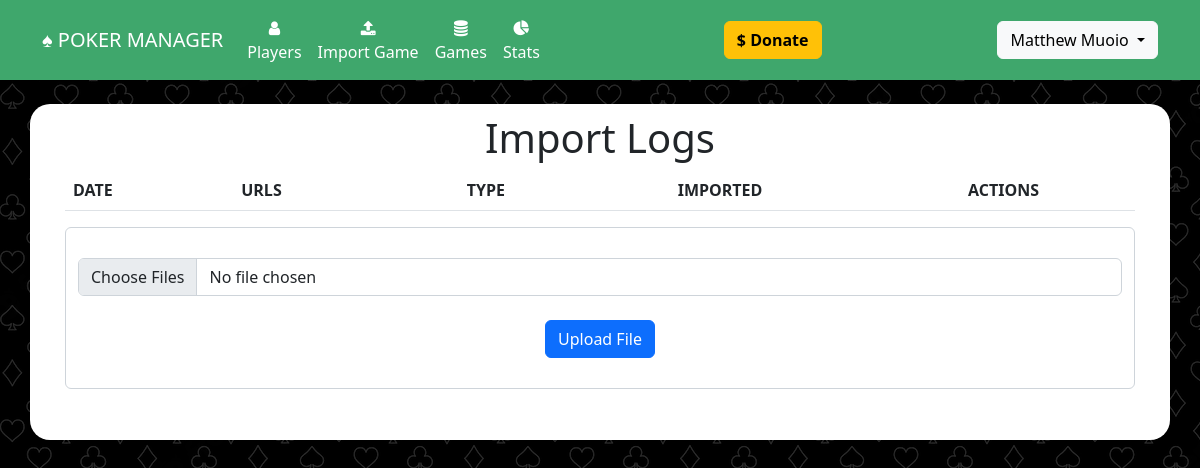
The app's page /import_log?game_id=23 (signed in), older data.
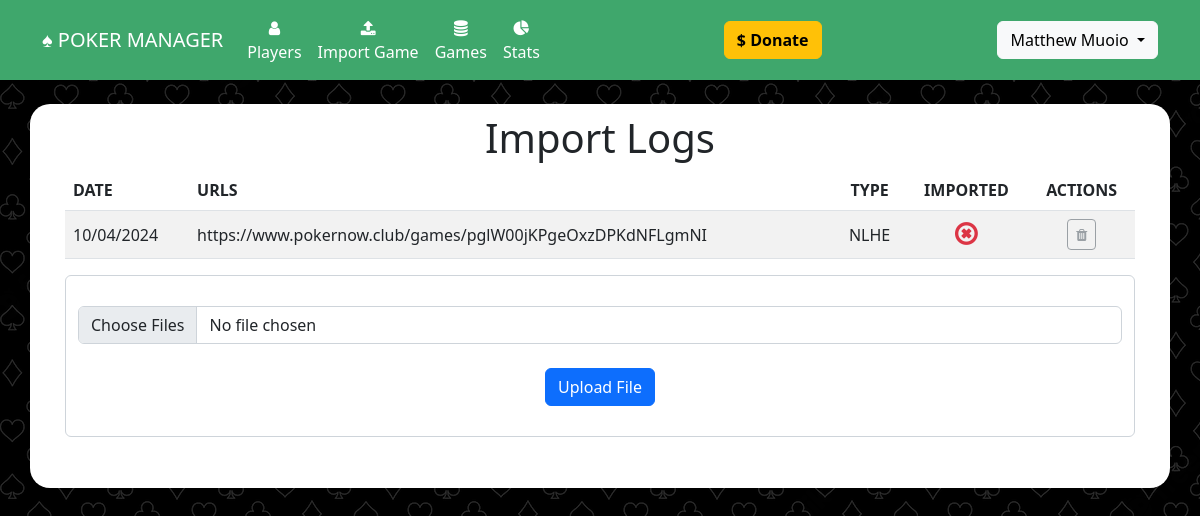
The same page, newer data.
### website/models.py (models this page shows)
class User(db.Model, UserMixin):
	id = db.Column(db.Integer, primary_key=True)
	email = db.Column(db.String(150), unique=True)
	password = db.Column(db.String(150))
	first_name = db.Column(db.String(150))
	last_name = db.Column(db.String(150))
	player_id = db.Column(db.Integer, db.ForeignKey('player.id'))
	admin = db.Column(db.Boolean, default=False)
	subscribed = db.Column(db.Boolean, default=False)
	can_upload = db.Column(db.Boolean, default=False)
	expires_on = db.Column(db.DateTime(timezone=True), default=func.now())

class Game(db.Model):
	id = db.Column(db.Integer, primary_key=True)
	settled = db.Column(db.Boolean, default=False)
	date = db.Column(db.DateTime(timezone=True), default=func.now())
	urls = db.relationship('Url', backref='game')
	payments = db.relationship('Payment', backref='game')
	earnings = db.relationship('Earning', backref='game')
	buyins = db.Column(db.Integer)
	behaviors = db.relationship('Behavior', backref='game')
	decimal = db.Column(db.Boolean, default=False)

class Url(db.Model):
	id = db.Column(db.Integer, primary_key=True)
	url =  db.Column(db.String(300), unique=True)
	game_id = db.Column(db.Integer, db.ForeignKey('game.id'))
	imported = db.Column(db.Boolean, default=False)
	behaviors = db.relationship('Behavior', backref='url')
	game_type = db.Column(db.String(20))
	small_blind = db.Column(db.Numeric)
	big_blind = db.Column(db.Numeric)

### website/views.py (the view, shortened to what this page needs)
@views.route('/import_log', methods=['GET','POST'])
@login_required
@can_upload
def import_log():
	game_id = request.args.get('game_id')
	game = Game.query.filter_by(id=game_id).first()
	return render_template("import_log.html", user=current_user, game=game)

### website/__init__.py (called while the page is built)
def create_app():
	app = Flask(__name__)
	app.config['SECRET_KEY'] = 'secret_key_password_string'
	app.config['SQLALCHEMY_DATABASE_URI'] = os.getenv('DATABASE_URL_SQ')
	migrate.init_app(app, db, render_as_batch=True)
	db.init_app(app)
	from .models import User, Player, Alias, Game, Payment, Url, Earning, PokernowId, Behavior
	from .views import views
	from .auth import auth
	app.register_blueprint(views, url_prefix='/')
	app.register_blueprint(auth, url_prefix='/')
	login_manager = LoginManager()
	login_manager.login_view = 'auth.login'
	login_manager.init_app(app)
	@login_manager.user_loader
	def load_user(id):
		return User.query.get(int(id))
	return app

### website/views.py (called while the page is built)
def can_upload(f):
	@wraps(f)
	def decorated_function(*args, **kwargs):
		if current_user.is_anonymous:
			return redirect(url_for('auth.login'))
		if current_user and current_user.can_upload:
			return f(*args, **kwargs)
		else:
			return redirect(url_for('auth.login'))
	return decorated_function

### website/templates/import_log.html (shortened to what this page needs)
{% extends "base.html" %}
{% block content %}
<h1 align="center">Import Logs</h1>
<div id="no-more-tables">
	<table class="table table-striped">
		<thead>
		<tr>
			<th scope="col">DATE</th>
			<th scope="col">URLS</th>
			<th scope="col" style="text-align:center">TYPE</th>
			<th scope="col" style="text-align:center">IMPORTED</th>
			{% if user and user.is_authenticated and user.admin %}
			<th scope="col" style="text-align:center">ACTIONS</th>
			{% endif %}
		</tr>
		</thead>
		<tbody>
		{% for url in game.urls %}
			<tr>
				<td style="vertical-align: middle;">{{ game.date.strftime("%m/%d/%Y") }}</td>
				<td style="vertical-align: middle;">
					{{url.url}}
				</td>
				<td align="center" style="vertical-align: middle;">NLHE</td>
				<td align="center" style="vertical-align: middle;">
					{% if url.imported %}<i class="fa fa-check-circle-o text-success" style="font-size:20pt" aria-hidden="true"></i>{% else %}<i class="fa fa-times-circle-o text-danger" style="font-size:20pt" aria-hidden="true"></i>{% endif %}
				</td>
				{% if user and user.is_authenticated and user.admin %}
				<td align="center" style="vertical-align: middle;">
					{% if user and user.is_authenticated and user.admin %}
					{% if not url.imported %}
					<a href="#" class="btn btn-sm btn-outline-secondary disabled" data-bs-toggle="modal" data-bs-target="#confirmDelete_{{url.id}}" data-toggle="tooltip" data-placement="top" title="Delete Log"><i class="fa fa-trash" aria-hidden="true"></i></a>
					{% else %}
					<a href="#" class="btn btn-sm btn-outline-primary" data-bs-toggle="modal" data-bs-target="#confirmDelete_{{url.id}}" data-toggle="tooltip" data-placement="top" title="Delete Log"><i class="fa fa-trash" aria-hidden="true"></i></a>
					{% endif %}
					{% endif %}
				</td>
				{% endif %}
			</tr>
		{% endfor %}
	</tbody>
	</table>
</div>
<form method="POST"
enctype = "multipart/form-data">
<div class="form-control mb-3"><br/>
<input class="form-control" type="file" name="file[]" multiple />
<br/>
<div align="center">
	<button type="submit" class="btn btn-primary">Upload File</button>
</div>
<br/>
</div>
</form>
{% endblock %}

### website/templates/base.html (shortened to what this page needs)
<!DOCTYPE html>
<html>
    <head>
<link href="https://cdn.jsdelivr.net/npm/bootstrap@5.2.0-beta1/dist/css/bootstrap.min.css" rel="stylesheet">
    <link
      rel="stylesheet"
      href="https://stackpath.bootstrapcdn.com/font-awesome/4.7.0/css/font-awesome.min.css"
    />
    <link
      rel="stylesheet"
      href="static/style.css"
    />
    </head>
    <body class="body">
        <nav class="navbar navbar-expand-lg navbar-dark" style="background-color: #3fa76c;">
            <div class="container-fluid" style="max-width: 1140px;margin-right:auto;margin-left:auto">
                <a class="navbar-brand" href="/">&spades; POKER MANAGER</a>
                <div class="collapse navbar-collapse justify-content-start" id="mainNavbar">
                    <div class="navbar-nav">
                        <ul class="navbar-nav me-auto mb-2 mb-lg-0">
                            <li class="nav-item" align="center"><a class="nav-link" id="nav-players" href="/players"><i class="fa fa-user" aria-hidden="true"></i><br/>Players</a></li>
                            {% if user and  user.is_authenticated and user.can_upload %}
                            <li class="nav-item" align="center"><a class="nav-link" id="nav-import-game" href="/import_game"><i class="fa fa-upload" aria-hidden="true"></i><br/>Import Game</a></li>
                            {% endif %}
                            <li class="nav-item" align="center"><a class="nav-link" id="nav-import-game" href="/games"><i class="fa fa-database" aria-hidden="true"></i><Br/>Games</a></li>
                            {% if user and  user.is_authenticated and user.player_id and user.subscribed %}
                            <li class="nav-item" align="center"><a class="nav-link" id="nav-import-game" href="/player_stats"><i class="fa fa-pie-chart" aria-hidden="true"></i><br/>Stats</a></li>
                            {% endif %}
                        </ul>
                    </div>
                    <div class="navbar-nav ml-auto" style="margin-left: auto">
                       <a href="https://account.venmo.com/u/MattMuoio" target="_blank" class="btn btn-warning"><b>$ Donate</b></a>
                    </div>
                    <div class="navbar-nav ml-auto" style="margin-left: auto">
                        <ul class="navbar-nav me-auto mb-2 mb-lg-0">
                            {% if user and  user.is_authenticated %}
                            <div class="dropdown">
                                <button class="btn btn-light dropdown-toggle" type="button" data-bs-toggle="dropdown" aria-expanded="false">
                                {{user.first_name}} {{user.last_name}}
                                </button>
                            </div>
                            {% else %}
                            <ul class="navbar-nav me-auto mb-2 mb-lg-0">
                                <li class="nav-item"><a class="nav-link" id="nav-signUp" href="/sign-up">Sign Up</a></li>
                                <li class="nav-item"><a class="nav-link" id="nav-login" href="/login">Login</a></li>
                            </ul>
                            {% endif %}
                        </ul>
                    </div>
                </div>
            </div>
        </nav>
        <br/>
        <div class="container h-100 body_container" style="max-width:1140px; background-color: #fff;">
            {% block content %}
            {% endblock %}
        </div>
    </body>
</html>

### website/static/style.css (style rules this page uses)
.body { height: 100%; background-image: url("card_suits4.png"); }
.body_container { border-radius: 20px; padding: 10px 35px 35px 35px; }
.nav-link { color: #fff; }

Row changes from the older to the newer data that the page shows:
added Url: url "https://www.pokernow.club/games/pglW00jKPgeOxzDPKdNFLgmNI", imported False (drawn)
added Game: date "10/04/2024"
